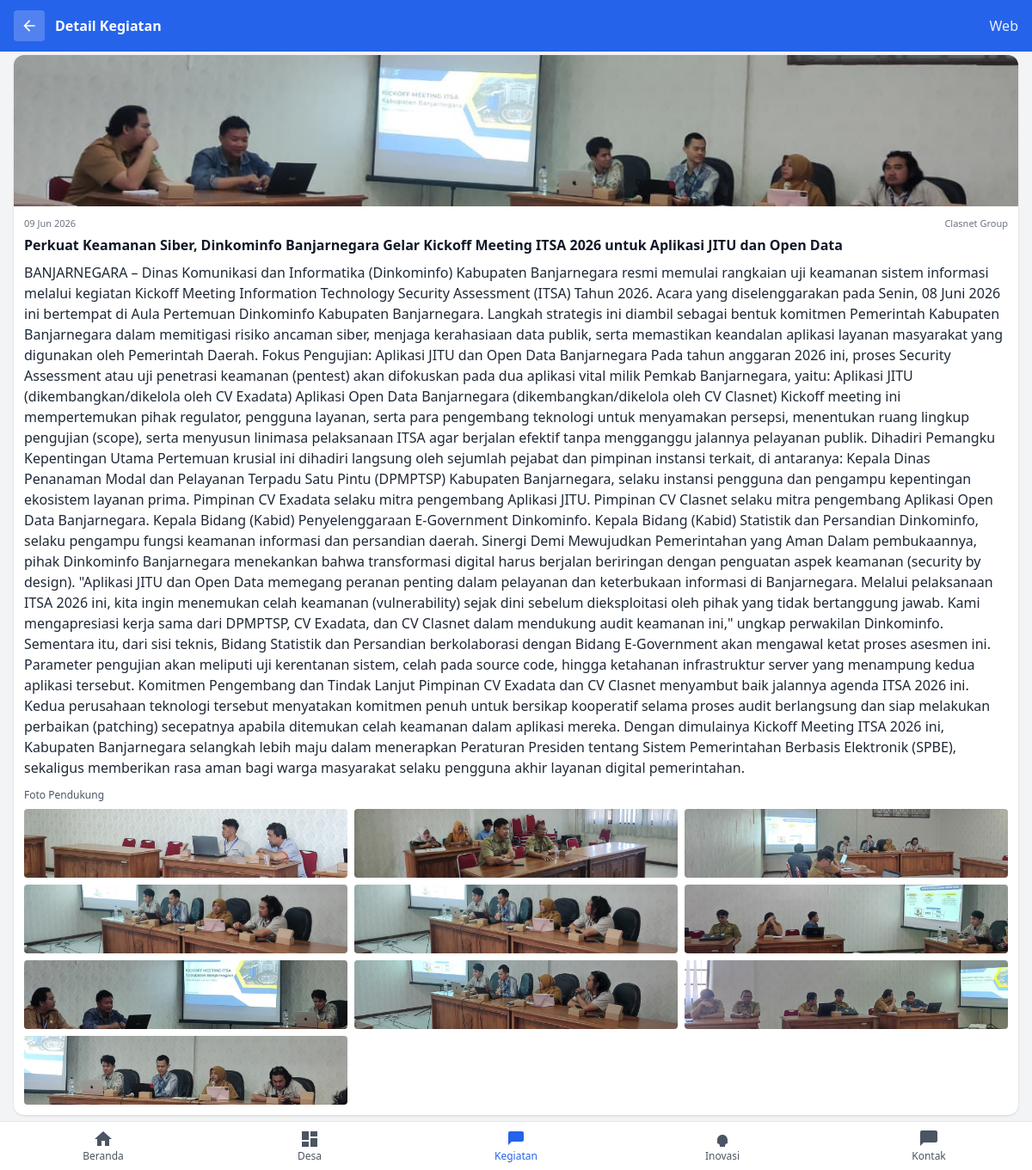
/legacy-php/mobile_berita.php?id=62, run on the app's committed database.
### tables this page shows
CREATE TABLE `berita` (
  `id` int(11) NOT NULL,
  `judul` varchar(255) NOT NULL,
  `isi` text NOT NULL,
  `gambar` varchar(255) DEFAULT NULL,
  `dibuat_pada` datetime NOT NULL DEFAULT current_timestamp(),
  `published` tinyint(1) NOT NULL DEFAULT 1,
  `author` varchar(100) DEFAULT 'Clasnet Group',
  `tags` varchar(255) DEFAULT NULL,
  `related_desa` varchar(255) DEFAULT NULL
);

CREATE TABLE `berita_foto` (
  `id` int(11) NOT NULL,
  `berita_id` int(11) NOT NULL,
  `path` varchar(255) NOT NULL,
  `caption` varchar(255) DEFAULT NULL,
  `urutan` int(11) DEFAULT 0,
  `dibuat_pada` datetime NOT NULL DEFAULT current_timestamp()
);

### legacy-php/mobile_berita.php (the view, shortened to what this page needs)
<?php
$db = db();
$id = isset($_GET['id']) ? (int)$_GET['id'] : 0;
$post = null; $gallery = []; $relatedDesaList = [];
if ($id > 0) {
  if ($res = $db->prepare("SELECT id, judul, isi, gambar, dibuat_pada, author, tags, related_desa FROM berita WHERE published=1 AND id=?")) {
    $res->bind_param('i', $id);
    $res->execute();
    $result = $res->get_result();
    $post = $result->fetch_assoc();
  }
  if ($post) {
    if ($stmtG = $db->prepare('SELECT id, path FROM berita_foto WHERE berita_id=? ORDER BY urutan ASC, id ASC')) {
      $stmtG->bind_param('i', $id);
      $stmtG->execute();
      $resG = $stmtG->get_result();
      while ($row = $resG->fetch_assoc()) { $gallery[] = $row; }
    }
  }
}
?>
<!doctype html>
<html lang="id">
<head>
  <script src="https://cdn.tailwindcss.com"></script>
</head>
<body class="bg-gray-100 text-gray-900 min-h-screen pb-16">
  <header class="fixed top-0 left-0 right-0 bg-blue-600 text-white z-20">
    <div class="px-4 py-3 flex items-center justify-between">
      <div class="flex items-center gap-3">
        <a href="mobile_kegiatan.php" class="inline-flex items-center justify-center w-9 h-9 rounded bg-white/20" aria-label="Kembali">
          <svg xmlns="http://www.w3.org/2000/svg" class="w-5 h-5" viewBox="0 0 24 24" fill="currentColor"><path d="M20 11H7.83l5.59-5.59L12 4l-8 8 8 8 1.41-1.41L7.83 13H20v-2z"/></svg>
        </a>
        <div class="font-semibold">Detail Kegiatan</div>
      </div>
      <a href="kegiatan.php" class="text-white/90">Web</a>
    </div>
  </header>
  <main class="pt-16">
    <div class="px-4">
      <?php if (!$post): ?>
        <div class="bg-white rounded-xl shadow p-4">
          <div class="text-center text-sm">Berita tidak ditemukan</div>
          <div class="mt-3 text-center">
            <a href="mobile_kegiatan.php" class="inline-flex items-center gap-2 px-3 py-2 rounded-lg bg-blue-600 text-white text-sm">Kembali</a>
          </div>
        </div>
      <?php else: ?>
        <article class="bg-white rounded-xl shadow overflow-hidden">
          <?php if (!empty($post['gambar'])): ?>
            <img src="<?= htmlspecialchars($post['gambar']) ?>" alt="<?= htmlspecialchars($post['judul']) ?>" class="w-full h-44 object-cover">
          <?php endif; ?>
          <div class="p-3">
            <div class="text-[11px] text-gray-500 flex items-center justify-between">
              <span><?= date('d M Y', strtotime($post['dibuat_pada'])) ?></span>
              <span class="font-medium"><?= htmlspecialchars($post['author'] ?: 'Clasnet Group') ?></span>
            </div>
            <h1 class="text-base font-semibold mt-1 text-gray-900"><?= htmlspecialchars($post['judul']) ?></h1>
            <div class="content prose prose-sm max-w-none mt-2 text-gray-800"><?= $post['isi'] ?></div>
          </div>
          <?php if (!empty($gallery)): ?>
          <div class="px-3 pb-3">
            <div class="text-xs text-gray-600 mb-2">Foto Pendukung</div>
            <div class="grid grid-cols-3 gap-2">
              <?php foreach ($gallery as $g): ?>
                <img src="<?= htmlspecialchars($g['path']) ?>" alt="Foto pendukung" class="w-full h-20 object-cover rounded">
              <?php endforeach; ?>
            </div>
          </div>
          <?php endif; ?>
        </article>
      <?php endif; ?>
    </div>
  </main>
  <nav class="fixed bottom-0 left-0 right-0 bg-white border-t z-20">
    <div class="grid grid-cols-5 text-xs text-gray-600">
      <a href="mobile.php" class="flex flex-col items-center justify-center py-2">
        <svg xmlns="http://www.w3.org/2000/svg" class="w-6 h-6" viewBox="0 0 24 24" fill="currentColor"><path d="M10 20v-6h4v6h5v-8h3L12 3 2 12h3v8z"/></svg>
        <span>Beranda</span>
      </a>
      <a href="mobile_desa.php" class="flex flex-col items-center justify-center py-2">
        <svg xmlns="http://www.w3.org/2000/svg" class="w-6 h-6" viewBox="0 0 24 24" fill="currentColor"><path d="M3 13h8V3H3v10zm0 8h8v-6H3v6zm10 0h8V11h-8v10zm0-18v6h8V3h-8z"/></svg>
        <span>Desa</span>
      </a>
      <a href="mobile_kegiatan.php" class="flex flex-col items-center justify-center py-2 text-blue-600">
        <svg xmlns="http://www.w3.org/2000/svg" class="w-6 h-6" viewBox="0 0 24 24" fill="currentColor"><path d="M19 3H5c-1.1 0-2 .9-2 2v14l4-4h12c1.1 0 2-.9 2-2V5c0-1.1-.9-2-2-2z"/></svg>
        <span>Kegiatan</span>
      </a>
      <a href="mobile_inovasi.php" class="flex flex-col items-center justify-center py-2">
        <svg xmlns="http://www.w3.org/2000/svg" class="w-6 h-6" viewBox="0 0 24 24" fill="currentColor"><path d="M9 21h6v-1c0-1.66 1.34-3 3-3v-4c0-3.31-2.69-6-6-6S6 9.69 6 13v4c1.66 0 3 1.34 3 3v1z"/></svg>
        <span>Inovasi</span>
      </a>
      <a href="mobile_kontak.php" class="flex flex-col items-center justify-center py-2">
        <svg xmlns="http://www.w3.org/2000/svg" class="w-6 h-6" viewBox="0 0 24 24" fill="currentColor"><path d="M20 2H4c-1.1 0-2 .9-2 2v16l4-4h14c1.1 0 2-.9 2-2V4c0-1.1-.9-2-2-2z"/></svg>
        <span>Kontak</span>
      </a>
    </div>
  </nav>
</body>
</html>

### data on the page
berita: gambar (picture), dibuat_pada "09 Jun 2026", author "Clasnet Group", judul "Perkuat Keamanan Siber, Dinkominfo Banjarnegara Gelar Kickoff Meeting ITSA 2026 untuk Aplikasi JITU dan Open Data", isi "BANJARNEGARA – Dinas Komunikasi dan Informatika (Dinkominfo) Kabupaten Banjarnegara resmi memulai rangkaian uji keamanan sistem informasi melalui kegiatan Kickoff Meeting Information Technology Security Assessment (ITSA) Tahun 2026. Acara yang diselenggarakan pada Senin, 08 Juni 2026 ini bertempat di Aula Pertemuan Dinkominfo Kabupaten Banjarnegara. Langkah strategis ini diambil sebagai bentuk komitmen Pemerintah Kabupaten Banjarnegara dalam memitigasi risiko ancaman siber, menjaga kerahasiaan data publik, serta memastikan keandalan aplikasi layanan masyarakat yang digunakan oleh Pemerintah Daerah. Fokus Pengujian: Aplikasi JITU dan Open Data Banjarnegara Pada tahun anggaran 2026 ini,…"
berita_foto: path (picture)
berita_foto: path (picture)
berita_foto: path (picture)
berita_foto: path (picture)
berita_foto: path (picture)
berita_foto: path (picture)
berita_foto: path (picture)
berita_foto: path (picture)
berita_foto: path (picture)
berita_foto: path (picture)
